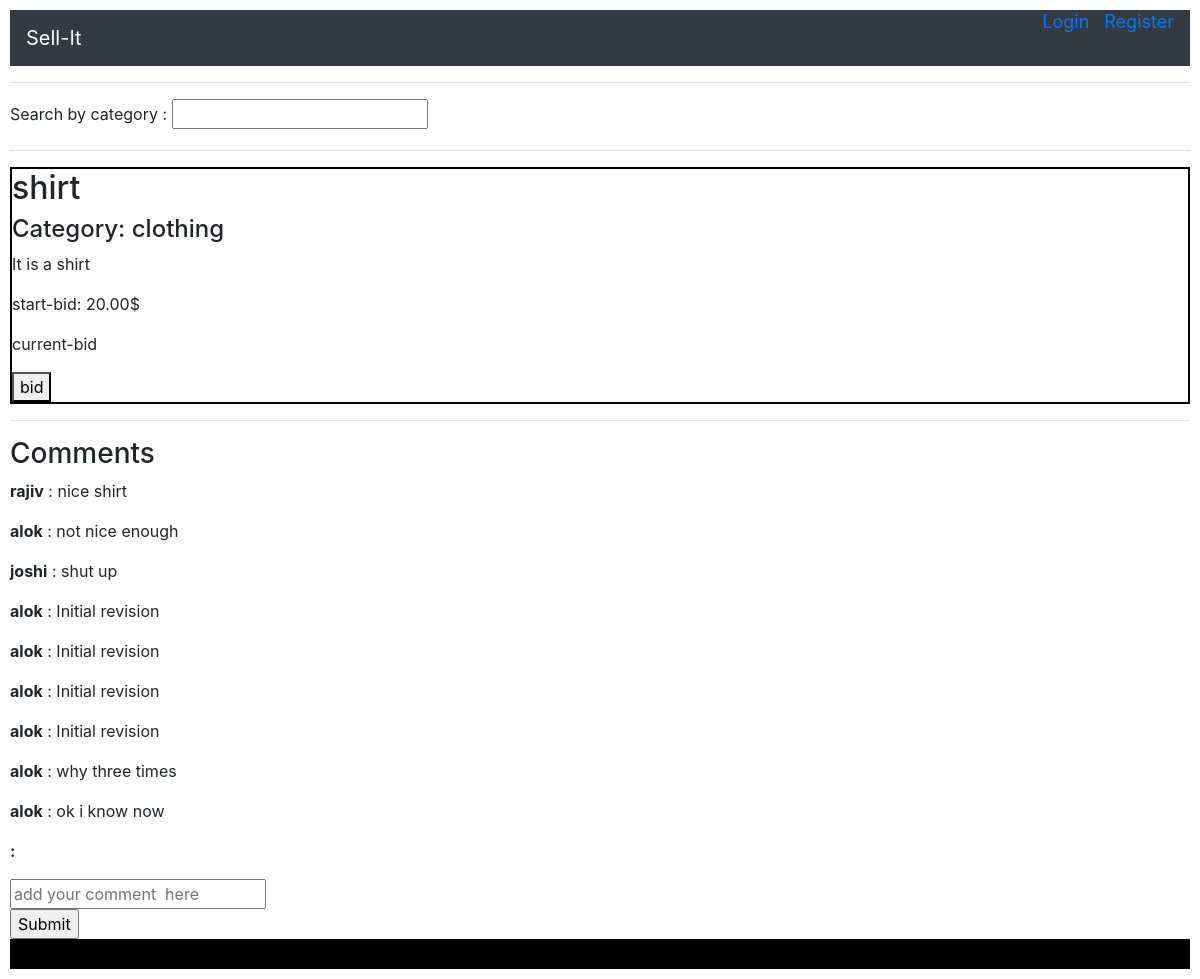
The page /listing/1 on the database as committed earlier.
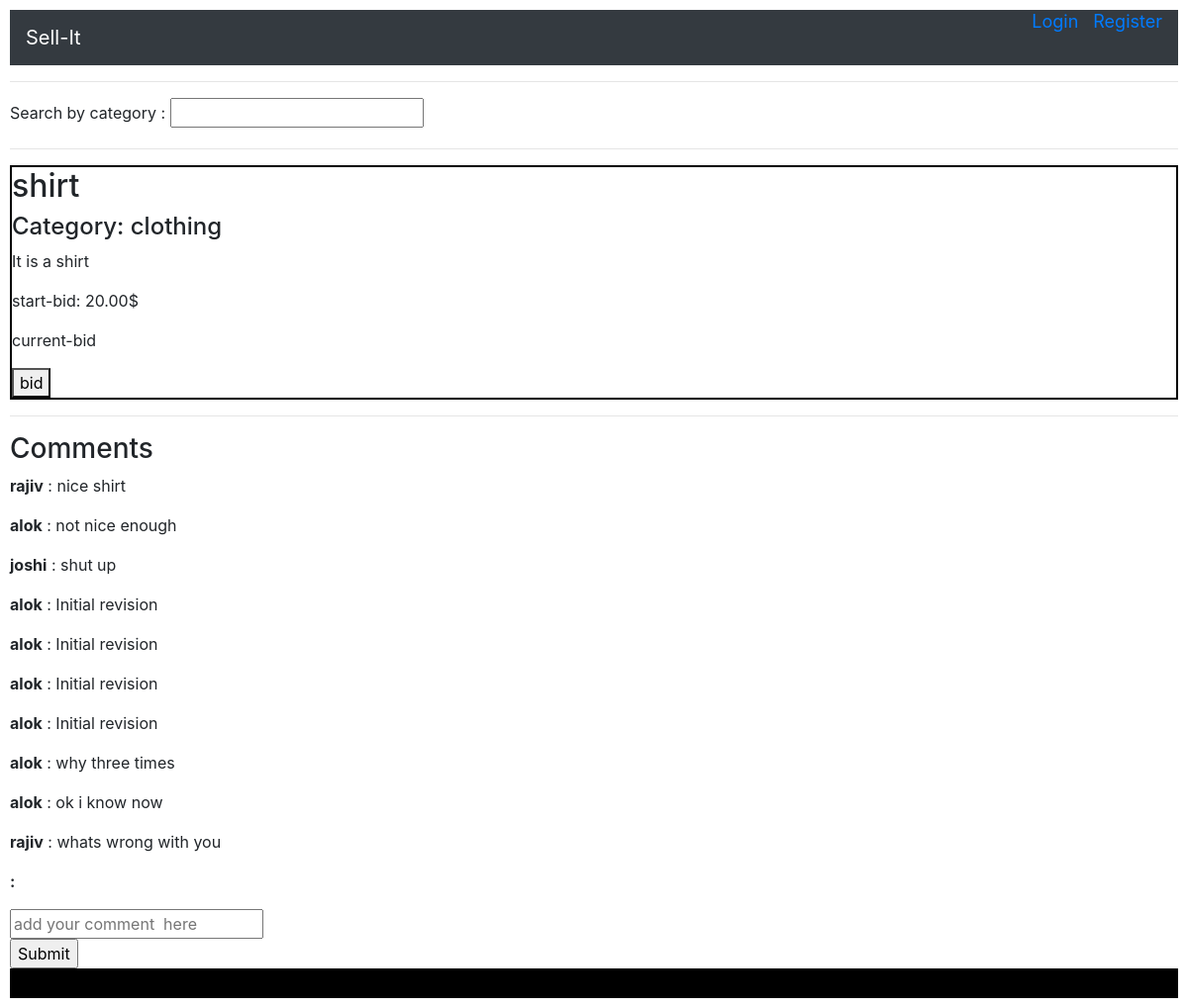
The same page on the database as committed later.
### auctions/models.py (models this page shows, shortened)
class Listings(models.Model):
    owner = models.ForeignKey(
        User, on_delete=models.CASCADE, related_name="owned_listings")
    title = models.CharField(max_length=64)
    description = models.CharField(max_length=2048)
    starting_bid = models.DecimalField(max_digits=8, decimal_places=2)
    image_url = models.CharField(max_length=2048, blank=True)
    category = models.CharField(max_length=64, blank=True)
    watchlist_user = models.ManyToManyField(
        User, blank=True, related_name='watchlist_item')
    closed = models.BooleanField(default=False)

class Comments(models.Model):
    commented_by = models.ForeignKey(
        User, on_delete=models.CASCADE, related_name="commented")
    commented_on = models.ForeignKey(
        Listings, on_delete=models.CASCADE, related_name="comments")
    comment = models.CharField(max_length=1000)

class User(AbstractUser):
    pass

### auctions/views.py (the view, shortened to what this page needs)
# urls.py: path("listing/<int:pk>", views.listing, name='listing'),
def listing(request, pk):
    lg = Listings.objects.filter(id=pk)
    listing = lg[0]
    comments = Comments.objects.filter(commented_on=pk)
    return render(request, 'auctions/listing.html', {'listing': listing, 'comments': comments})

### auctions/templates/auctions/listing.html (shortened to what this page needs)
{% extends 'auctions/layout.html' %}
{% block body %}
<div>
	<section style='border:2px solid black'>
		<h2>{{listing.title}}</h2>
		<h4>Category: {{ listing.category }}</h4>
		<p>{{listing.description}}</p>
		<p>start-bid: {{listing.starting_bid}}$</p>
		<p>current-bid</p>
		<button>bid</button>
	</section>
</div>
<hr>
<h3>
	Comments
</h3>
{% for comment in comments %}
<div>
	<section>
		<p><strong>{{ comment.commented_by }}</strong> : {{ comment.comment}}</p>
	</section>
</div>
{% empty %}
<p>No one commented on this yet</p>
{% endfor %}
<p><strong>{{ user.username }} :</strong></p>
<form action="{% url 'listing' listing.id %}" method="Post">
	<input type="text" name='comment' placeholder="add your comment  here">
	<br>
	<input type="submit" value='Submit'>
</form>
{% endblock %}

### auctions/templates/auctions/layout.html (shortened to what this page needs)
{% load static %}
<!DOCTYPE html>
<html lang="en">
<head>
    <link rel="stylesheet" href="https://stackpath.bootstrapcdn.com/bootstrap/4.4.1/css/bootstrap.min.css"
>
    <link href="{% static 'auctions/styles.css' %}" rel="stylesheet">
</head>
<body>
    {% include "auctions/nav.html" %}
    <hr>
    <div>
        <form action="{% url 'search' %}">
            <label for="q">Search by category :</label>
            <input class='search' type="text" id='q' name='q'>
        </form>
    </div>
    <hr>
    {% block body %}
    {% endblock %}
    <footer>
        <div style="background-color: black;height: 30px;">
        </div>
    </footer>
</body>
</html>

### auctions/templates/auctions/nav.html (shortened to what this page needs)
<nav class="navbar bg-dark navbar-dark">
    <a class="navbar-brand" href="/">Sell-It</a>
    <ul class='nav_list'>
        {% if user.is_authenticated %}
        <li class="nav_item"><a href="{% url 'create_listing' %}">Sell</a></li>
        <li class='nav_item'>
            <a href="{% url 'watchlist' user.id %}">Watchlist
            </a>
        </li>
        <li class='nav_item'><a href="{% url 'logout' %}">Log Out</a></li>
        <li class='nav_item' id="name">{{ user.id }}</li>
        {% else %}
        <li class="nav_item"><a href="{% url 'login' %}">
                Login</a>
        </li>
        <li class="nav_item"><a href="{% url 'register' %}">
                Register</a>
        </li>
        {% endif %}
    </ul>
</nav>

### auctions/static/auctions/styles.css (style rules this page uses)
body { padding: 10px; }

### auctions/templates/auctions/nav.html (style rules this page uses)
.nav_list { padding: 0; display: flex; flex-flow: row nowrap; list-style-type: none; justify-content: flex-end; margin-top: -18px; }
.nav_item { margin-left: 15px; font-size: large; }
a { text-decoration: none; }

Rows that differ between the two databases and show on the page:
added Comments: commented_by "rajiv", comment "whats wrong with you"
